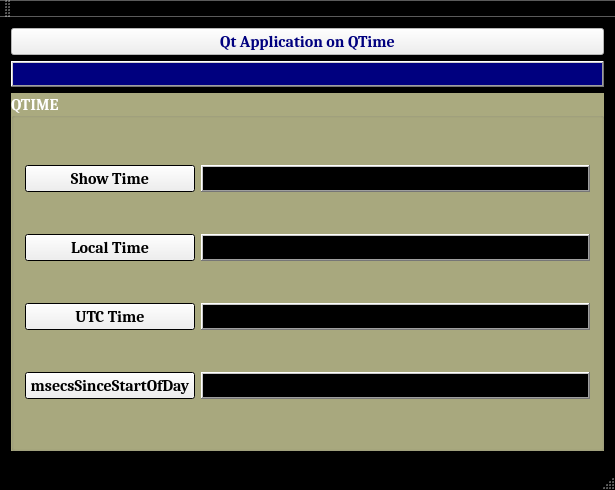
<?xml version="1.0" encoding="UTF-8"?>
<ui version="4.0">
 <class>MainWindow</class>
 <widget class="QMainWindow" name="MainWindow">
  <property name="geometry">
   <rect>
    <x>0</x>
    <y>0</y>
    <width>615</width>
    <height>490</height>
   </rect>
  </property>
  <property name="palette">
   <palette>
    <active>
     <colorrole role="WindowText">
      <brush brushstyle="SolidPattern">
       <color alpha="255">
        <red>255</red>
        <green>255</green>
        <blue>255</blue>
       </color>
      </brush>
     </colorrole>
     <colorrole role="Base">
      <brush brushstyle="SolidPattern">
       <color alpha="255">
        <red>255</red>
        <green>255</green>
        <blue>255</blue>
       </color>
      </brush>
     </colorrole>
     <colorrole role="Window">
      <brush brushstyle="SolidPattern">
       <color alpha="255">
        <red>0</red>
        <green>0</green>
        <blue>0</blue>
       </color>
      </brush>
     </colorrole>
    </active>
    <inactive>
     <colorrole role="WindowText">
      <brush brushstyle="SolidPattern">
       <color alpha="255">
        <red>255</red>
        <green>255</green>
        <blue>255</blue>
       </color>
      </brush>
     </colorrole>
     <colorrole role="Base">
      <brush brushstyle="SolidPattern">
       <color alpha="255">
        <red>255</red>
        <green>255</green>
        <blue>255</blue>
       </color>
      </brush>
     </colorrole>
     <colorrole role="Window">
      <brush brushstyle="SolidPattern">
       <color alpha="255">
        <red>0</red>
        <green>0</green>
        <blue>0</blue>
       </color>
      </brush>
     </colorrole>
    </inactive>
    <disabled>
     <colorrole role="WindowText">
      <brush brushstyle="SolidPattern">
       <color alpha="255">
        <red>120</red>
        <green>120</green>
        <blue>120</blue>
       </color>
      </brush>
     </colorrole>
     <colorrole role="Base">
      <brush brushstyle="SolidPattern">
       <color alpha="255">
        <red>0</red>
        <green>0</green>
        <blue>0</blue>
       </color>
      </brush>
     </colorrole>
     <colorrole role="Window">
      <brush brushstyle="SolidPattern">
       <color alpha="255">
        <red>0</red>
        <green>0</green>
        <blue>0</blue>
       </color>
      </brush>
     </colorrole>
    </disabled>
   </palette>
  </property>
  <property name="font">
   <font>
    <family>Cambria</family>
    <pointsize>14</pointsize>
    <weight>75</weight>
    <italic>false</italic>
    <bold>true</bold>
   </font>
  </property>
  <property name="windowTitle">
   <string>MainWindow</string>
  </property>
  <property name="autoFillBackground">
   <bool>true</bool>
  </property>
  <widget class="QWidget" name="centralWidget">
   <layout class="QGridLayout" name="gridLayout_3">
    <item row="0" column="0">
     <widget class="QPushButton" name="pushButton_7">
      <property name="palette">
       <palette>
        <active>
         <colorrole role="ButtonText">
          <brush brushstyle="SolidPattern">
           <color alpha="255">
            <red>0</red>
            <green>0</green>
            <blue>127</blue>
           </color>
          </brush>
         </colorrole>
         <colorrole role="Base">
          <brush brushstyle="SolidPattern">
           <color alpha="255">
            <red>255</red>
            <green>255</green>
            <blue>255</blue>
           </color>
          </brush>
         </colorrole>
         <colorrole role="Window">
          <brush brushstyle="SolidPattern">
           <color alpha="255">
            <red>255</red>
            <green>255</green>
            <blue>255</blue>
           </color>
          </brush>
         </colorrole>
         <colorrole role="Shadow">
          <brush brushstyle="SolidPattern">
           <color alpha="255">
            <red>255</red>
            <green>255</green>
            <blue>255</blue>
           </color>
          </brush>
         </colorrole>
        </active>
        <inactive>
         <colorrole role="ButtonText">
          <brush brushstyle="SolidPattern">
           <color alpha="255">
            <red>0</red>
            <green>0</green>
            <blue>127</blue>
           </color>
          </brush>
         </colorrole>
         <colorrole role="Base">
          <brush brushstyle="SolidPattern">
           <color alpha="255">
            <red>255</red>
            <green>255</green>
            <blue>255</blue>
           </color>
          </brush>
         </colorrole>
         <colorrole role="Window">
          <brush brushstyle="SolidPattern">
           <color alpha="255">
            <red>255</red>
            <green>255</green>
            <blue>255</blue>
           </color>
          </brush>
         </colorrole>
         <colorrole role="Shadow">
          <brush brushstyle="SolidPattern">
           <color alpha="255">
            <red>255</red>
            <green>255</green>
            <blue>255</blue>
           </color>
          </brush>
         </colorrole>
        </inactive>
        <disabled>
         <colorrole role="ButtonText">
          <brush brushstyle="SolidPattern">
           <color alpha="255">
            <red>120</red>
            <green>120</green>
            <blue>120</blue>
           </color>
          </brush>
         </colorrole>
         <colorrole role="Base">
          <brush brushstyle="SolidPattern">
           <color alpha="255">
            <red>255</red>
            <green>255</green>
            <blue>255</blue>
           </color>
          </brush>
         </colorrole>
         <colorrole role="Window">
          <brush brushstyle="SolidPattern">
           <color alpha="255">
            <red>255</red>
            <green>255</green>
            <blue>255</blue>
           </color>
          </brush>
         </colorrole>
         <colorrole role="Shadow">
          <brush brushstyle="SolidPattern">
           <color alpha="255">
            <red>255</red>
            <green>255</green>
            <blue>255</blue>
           </color>
          </brush>
         </colorrole>
        </disabled>
       </palette>
      </property>
      <property name="font">
       <font>
        <family>Cambria</family>
        <pointsize>12</pointsize>
       </font>
      </property>
      <property name="acceptDrops">
       <bool>true</bool>
      </property>
      <property name="text">
       <string>Qt Application on QTime</string>
      </property>
     </widget>
    </item>
    <item row="1" column="0">
     <widget class="QLabel" name="ctimelabel">
      <property name="sizePolicy">
       <sizepolicy hsizetype="Preferred" vsizetype="Fixed">
        <horstretch>0</horstretch>
        <verstretch>0</verstretch>
       </sizepolicy>
      </property>
      <property name="palette">
       <palette>
        <active>
         <colorrole role="WindowText">
          <brush brushstyle="SolidPattern">
           <color alpha="255">
            <red>255</red>
            <green>255</green>
            <blue>255</blue>
           </color>
          </brush>
         </colorrole>
         <colorrole role="Base">
          <brush brushstyle="SolidPattern">
           <color alpha="255">
            <red>255</red>
            <green>255</green>
            <blue>255</blue>
           </color>
          </brush>
         </colorrole>
         <colorrole role="Window">
          <brush brushstyle="SolidPattern">
           <color alpha="255">
            <red>0</red>
            <green>0</green>
            <blue>127</blue>
           </color>
          </brush>
         </colorrole>
        </active>
        <inactive>
         <colorrole role="WindowText">
          <brush brushstyle="SolidPattern">
           <color alpha="255">
            <red>255</red>
            <green>255</green>
            <blue>255</blue>
           </color>
          </brush>
         </colorrole>
         <colorrole role="Base">
          <brush brushstyle="SolidPattern">
           <color alpha="255">
            <red>255</red>
            <green>255</green>
            <blue>255</blue>
           </color>
          </brush>
         </colorrole>
         <colorrole role="Window">
          <brush brushstyle="SolidPattern">
           <color alpha="255">
            <red>0</red>
            <green>0</green>
            <blue>127</blue>
           </color>
          </brush>
         </colorrole>
        </inactive>
        <disabled>
         <colorrole role="WindowText">
          <brush brushstyle="SolidPattern">
           <color alpha="255">
            <red>120</red>
            <green>120</green>
            <blue>120</blue>
           </color>
          </brush>
         </colorrole>
         <colorrole role="Base">
          <brush brushstyle="SolidPattern">
           <color alpha="255">
            <red>0</red>
            <green>0</green>
            <blue>127</blue>
           </color>
          </brush>
         </colorrole>
         <colorrole role="Window">
          <brush brushstyle="SolidPattern">
           <color alpha="255">
            <red>0</red>
            <green>0</green>
            <blue>127</blue>
           </color>
          </brush>
         </colorrole>
        </disabled>
       </palette>
      </property>
      <property name="font">
       <font>
        <family>Tahoma</family>
        <pointsize>14</pointsize>
       </font>
      </property>
      <property name="autoFillBackground">
       <bool>true</bool>
      </property>
      <property name="frameShape">
       <enum>QFrame::WinPanel</enum>
      </property>
      <property name="frameShadow">
       <enum>QFrame::Raised</enum>
      </property>
      <property name="text">
       <string/>
      </property>
      <property name="alignment">
       <set>Qt::AlignCenter</set>
      </property>
     </widget>
    </item>
    <item row="2" column="0">
     <widget class="QGroupBox" name="groupBox">
      <property name="palette">
       <palette>
        <active>
         <colorrole role="WindowText">
          <brush brushstyle="SolidPattern">
           <color alpha="255">
            <red>255</red>
            <green>255</green>
            <blue>255</blue>
           </color>
          </brush>
         </colorrole>
         <colorrole role="Base">
          <brush brushstyle="SolidPattern">
           <color alpha="255">
            <red>255</red>
            <green>255</green>
            <blue>255</blue>
           </color>
          </brush>
         </colorrole>
         <colorrole role="Window">
          <brush brushstyle="SolidPattern">
           <color alpha="255">
            <red>170</red>
            <green>170</green>
            <blue>127</blue>
           </color>
          </brush>
         </colorrole>
        </active>
        <inactive>
         <colorrole role="WindowText">
          <brush brushstyle="SolidPattern">
           <color alpha="255">
            <red>255</red>
            <green>255</green>
            <blue>255</blue>
           </color>
          </brush>
         </colorrole>
         <colorrole role="Base">
          <brush brushstyle="SolidPattern">
           <color alpha="255">
            <red>255</red>
            <green>255</green>
            <blue>255</blue>
           </color>
          </brush>
         </colorrole>
         <colorrole role="Window">
          <brush brushstyle="SolidPattern">
           <color alpha="255">
            <red>170</red>
            <green>170</green>
            <blue>127</blue>
           </color>
          </brush>
         </colorrole>
        </inactive>
        <disabled>
         <colorrole role="WindowText">
          <brush brushstyle="SolidPattern">
           <color alpha="255">
            <red>120</red>
            <green>120</green>
            <blue>120</blue>
           </color>
          </brush>
         </colorrole>
         <colorrole role="Base">
          <brush brushstyle="SolidPattern">
           <color alpha="255">
            <red>170</red>
            <green>170</green>
            <blue>127</blue>
           </color>
          </brush>
         </colorrole>
         <colorrole role="Window">
          <brush brushstyle="SolidPattern">
           <color alpha="255">
            <red>170</red>
            <green>170</green>
            <blue>127</blue>
           </color>
          </brush>
         </colorrole>
        </disabled>
       </palette>
      </property>
      <property name="font">
       <font>
        <family>Cambria</family>
        <pointsize>12</pointsize>
       </font>
      </property>
      <property name="autoFillBackground">
       <bool>true</bool>
      </property>
      <property name="title">
       <string>QTIME</string>
      </property>
      <property name="alignment">
       <set>Qt::AlignLeading|Qt::AlignLeft|Qt::AlignVCenter</set>
      </property>
      <layout class="QGridLayout" name="gridLayout">
       <item row="0" column="0">
        <widget class="QPushButton" name="timerStart">
         <property name="sizePolicy">
          <sizepolicy hsizetype="Fixed" vsizetype="Fixed">
           <horstretch>0</horstretch>
           <verstretch>0</verstretch>
          </sizepolicy>
         </property>
         <property name="maximumSize">
          <size>
           <width>170</width>
           <height>16777215</height>
          </size>
         </property>
         <property name="palette">
          <palette>
           <active>
            <colorrole role="Base">
             <brush brushstyle="SolidPattern">
              <color alpha="255">
               <red>0</red>
               <green>0</green>
               <blue>0</blue>
              </color>
             </brush>
            </colorrole>
            <colorrole role="Window">
             <brush brushstyle="SolidPattern">
              <color alpha="255">
               <red>0</red>
               <green>0</green>
               <blue>0</blue>
              </color>
             </brush>
            </colorrole>
           </active>
           <inactive>
            <colorrole role="Base">
             <brush brushstyle="SolidPattern">
              <color alpha="255">
               <red>0</red>
               <green>0</green>
               <blue>0</blue>
              </color>
             </brush>
            </colorrole>
            <colorrole role="Window">
             <brush brushstyle="SolidPattern">
              <color alpha="255">
               <red>0</red>
               <green>0</green>
               <blue>0</blue>
              </color>
             </brush>
            </colorrole>
           </inactive>
           <disabled>
            <colorrole role="Base">
             <brush brushstyle="SolidPattern">
              <color alpha="255">
               <red>0</red>
               <green>0</green>
               <blue>0</blue>
              </color>
             </brush>
            </colorrole>
            <colorrole role="Window">
             <brush brushstyle="SolidPattern">
              <color alpha="255">
               <red>0</red>
               <green>0</green>
               <blue>0</blue>
              </color>
             </brush>
            </colorrole>
           </disabled>
          </palette>
         </property>
         <property name="autoFillBackground">
          <bool>false</bool>
         </property>
         <property name="text">
          <string>Show Time</string>
         </property>
         <property name="checkable">
          <bool>false</bool>
         </property>
         <property name="autoDefault">
          <bool>false</bool>
         </property>
         <property name="default">
          <bool>false</bool>
         </property>
         <property name="flat">
          <bool>false</bool>
         </property>
        </widget>
       </item>
       <item row="0" column="1">
        <widget class="QLabel" name="time_label">
         <property name="palette">
          <palette>
           <active>
            <colorrole role="WindowText">
             <brush brushstyle="SolidPattern">
              <color alpha="255">
               <red>255</red>
               <green>255</green>
               <blue>255</blue>
              </color>
             </brush>
            </colorrole>
            <colorrole role="Base">
             <brush brushstyle="SolidPattern">
              <color alpha="255">
               <red>255</red>
               <green>255</green>
               <blue>255</blue>
              </color>
             </brush>
            </colorrole>
            <colorrole role="Window">
             <brush brushstyle="SolidPattern">
              <color alpha="255">
               <red>0</red>
               <green>0</green>
               <blue>0</blue>
              </color>
             </brush>
            </colorrole>
           </active>
           <inactive>
            <colorrole role="WindowText">
             <brush brushstyle="SolidPattern">
              <color alpha="255">
               <red>255</red>
               <green>255</green>
               <blue>255</blue>
              </color>
             </brush>
            </colorrole>
            <colorrole role="Base">
             <brush brushstyle="SolidPattern">
              <color alpha="255">
               <red>255</red>
               <green>255</green>
               <blue>255</blue>
              </color>
             </brush>
            </colorrole>
            <colorrole role="Window">
             <brush brushstyle="SolidPattern">
              <color alpha="255">
               <red>0</red>
               <green>0</green>
               <blue>0</blue>
              </color>
             </brush>
            </colorrole>
           </inactive>
           <disabled>
            <colorrole role="WindowText">
             <brush brushstyle="SolidPattern">
              <color alpha="255">
               <red>120</red>
               <green>120</green>
               <blue>120</blue>
              </color>
             </brush>
            </colorrole>
            <colorrole role="Base">
             <brush brushstyle="SolidPattern">
              <color alpha="255">
               <red>0</red>
               <green>0</green>
               <blue>0</blue>
              </color>
             </brush>
            </colorrole>
            <colorrole role="Window">
             <brush brushstyle="SolidPattern">
              <color alpha="255">
               <red>0</red>
               <green>0</green>
               <blue>0</blue>
              </color>
             </brush>
            </colorrole>
           </disabled>
          </palette>
         </property>
         <property name="font">
          <font>
           <family>Tahoma</family>
           <pointsize>14</pointsize>
          </font>
         </property>
         <property name="autoFillBackground">
          <bool>true</bool>
         </property>
         <property name="frameShape">
          <enum>QFrame::WinPanel</enum>
         </property>
         <property name="frameShadow">
          <enum>QFrame::Raised</enum>
         </property>
         <property name="text">
          <string/>
         </property>
         <property name="alignment">
          <set>Qt::AlignCenter</set>
         </property>
        </widget>
       </item>
       <item row="1" column="0">
        <widget class="QPushButton" name="localTime">
         <property name="sizePolicy">
          <sizepolicy hsizetype="Fixed" vsizetype="Fixed">
           <horstretch>0</horstretch>
           <verstretch>0</verstretch>
          </sizepolicy>
         </property>
         <property name="maximumSize">
          <size>
           <width>170</width>
           <height>16777215</height>
          </size>
         </property>
         <property name="palette">
          <palette>
           <active>
            <colorrole role="Base">
             <brush brushstyle="SolidPattern">
              <color alpha="255">
               <red>0</red>
               <green>0</green>
               <blue>0</blue>
              </color>
             </brush>
            </colorrole>
            <colorrole role="Window">
             <brush brushstyle="SolidPattern">
              <color alpha="255">
               <red>0</red>
               <green>0</green>
               <blue>0</blue>
              </color>
             </brush>
            </colorrole>
           </active>
           <inactive>
            <colorrole role="Base">
             <brush brushstyle="SolidPattern">
              <color alpha="255">
               <red>0</red>
               <green>0</green>
               <blue>0</blue>
              </color>
             </brush>
            </colorrole>
            <colorrole role="Window">
             <brush brushstyle="SolidPattern">
              <color alpha="255">
               <red>0</red>
               <green>0</green>
               <blue>0</blue>
              </color>
             </brush>
            </colorrole>
           </inactive>
           <disabled>
            <colorrole role="Base">
             <brush brushstyle="SolidPattern">
              <color alpha="255">
               <red>0</red>
               <green>0</green>
               <blue>0</blue>
              </color>
             </brush>
            </colorrole>
            <colorrole role="Window">
             <brush brushstyle="SolidPattern">
              <color alpha="255">
               <red>0</red>
               <green>0</green>
               <blue>0</blue>
              </color>
             </brush>
            </colorrole>
           </disabled>
          </palette>
         </property>
         <property name="autoFillBackground">
          <bool>false</bool>
         </property>
         <property name="text">
          <string>Local Time</string>
         </property>
         <property name="checkable">
          <bool>false</bool>
         </property>
         <property name="autoDefault">
          <bool>false</bool>
         </property>
         <property name="default">
          <bool>false</bool>
         </property>
         <property name="flat">
          <bool>false</bool>
         </property>
        </widget>
       </item>
       <item row="1" column="1">
        <widget class="QLabel" name="localTimelabel">
         <property name="palette">
          <palette>
           <active>
            <colorrole role="WindowText">
             <brush brushstyle="SolidPattern">
              <color alpha="255">
               <red>255</red>
               <green>255</green>
               <blue>255</blue>
              </color>
             </brush>
            </colorrole>
            <colorrole role="Base">
             <brush brushstyle="SolidPattern">
              <color alpha="255">
               <red>255</red>
               <green>255</green>
               <blue>255</blue>
              </color>
             </brush>
            </colorrole>
            <colorrole role="Window">
             <brush brushstyle="SolidPattern">
              <color alpha="255">
               <red>0</red>
               <green>0</green>
               <blue>0</blue>
              </color>
             </brush>
            </colorrole>
           </active>
           <inactive>
            <colorrole role="WindowText">
             <brush brushstyle="SolidPattern">
              <color alpha="255">
               <red>255</red>
               <green>255</green>
               <blue>255</blue>
              </color>
             </brush>
            </colorrole>
            <colorrole role="Base">
             <brush brushstyle="SolidPattern">
              <color alpha="255">
               <red>255</red>
               <green>255</green>
               <blue>255</blue>
              </color>
             </brush>
            </colorrole>
            <colorrole role="Window">
             <brush brushstyle="SolidPattern">
              <color alpha="255">
               <red>0</red>
               <green>0</green>
               <blue>0</blue>
              </color>
             </brush>
            </colorrole>
           </inactive>
           <disabled>
            <colorrole role="WindowText">
             <brush brushstyle="SolidPattern">
              <color alpha="255">
               <red>120</red>
               <green>120</green>
               <blue>120</blue>
              </color>
             </brush>
            </colorrole>
            <colorrole role="Base">
             <brush brushstyle="SolidPattern">
              <color alpha="255">
               <red>0</red>
               <green>0</green>
               <blue>0</blue>
              </color>
             </brush>
            </colorrole>
            <colorrole role="Window">
             <brush brushstyle="SolidPattern">
              <color alpha="255">
               <red>0</red>
               <green>0</green>
               <blue>0</blue>
              </color>
             </brush>
            </colorrole>
           </disabled>
          </palette>
         </property>
         <property name="font">
          <font>
           <family>Tahoma</family>
           <pointsize>14</pointsize>
          </font>
         </property>
         <property name="autoFillBackground">
          <bool>true</bool>
         </property>
         <property name="frameShape">
          <enum>QFrame::WinPanel</enum>
         </property>
         <property name="frameShadow">
          <enum>QFrame::Raised</enum>
         </property>
         <property name="text">
          <string/>
         </property>
         <property name="alignment">
          <set>Qt::AlignCenter</set>
         </property>
        </widget>
       </item>
       <item row="2" column="0">
        <widget class="QPushButton" name="pushButton_3">
         <property name="sizePolicy">
          <sizepolicy hsizetype="Fixed" vsizetype="Fixed">
           <horstretch>0</horstretch>
           <verstretch>0</verstretch>
          </sizepolicy>
         </property>
         <property name="maximumSize">
          <size>
           <width>170</width>
           <height>16777215</height>
          </size>
         </property>
         <property name="palette">
          <palette>
           <active>
            <colorrole role="Base">
             <brush brushstyle="SolidPattern">
              <color alpha="255">
               <red>0</red>
               <green>0</green>
               <blue>0</blue>
              </color>
             </brush>
            </colorrole>
            <colorrole role="Window">
             <brush brushstyle="SolidPattern">
              <color alpha="255">
               <red>0</red>
               <green>0</green>
               <blue>0</blue>
              </color>
             </brush>
            </colorrole>
           </active>
           <inactive>
            <colorrole role="Base">
             <brush brushstyle="SolidPattern">
              <color alpha="255">
               <red>0</red>
               <green>0</green>
               <blue>0</blue>
              </color>
             </brush>
            </colorrole>
            <colorrole role="Window">
             <brush brushstyle="SolidPattern">
              <color alpha="255">
               <red>0</red>
               <green>0</green>
               <blue>0</blue>
              </color>
             </brush>
            </colorrole>
           </inactive>
           <disabled>
            <colorrole role="Base">
             <brush brushstyle="SolidPattern">
              <color alpha="255">
               <red>0</red>
               <green>0</green>
               <blue>0</blue>
              </color>
             </brush>
            </colorrole>
            <colorrole role="Window">
             <brush brushstyle="SolidPattern">
              <color alpha="255">
               <red>0</red>
               <green>0</green>
               <blue>0</blue>
              </color>
             </brush>
            </colorrole>
           </disabled>
          </palette>
         </property>
         <property name="autoFillBackground">
          <bool>false</bool>
         </property>
         <property name="text">
          <string>UTC Time</string>
         </property>
         <property name="checkable">
          <bool>false</bool>
         </property>
         <property name="autoDefault">
          <bool>false</bool>
         </property>
         <property name="default">
          <bool>false</bool>
         </property>
         <property name="flat">
          <bool>false</bool>
         </property>
        </widget>
       </item>
       <item row="2" column="1">
        <widget class="QLabel" name="utcTimelabel">
         <property name="palette">
          <palette>
           <active>
            <colorrole role="WindowText">
             <brush brushstyle="SolidPattern">
              <color alpha="255">
               <red>255</red>
               <green>255</green>
               <blue>255</blue>
              </color>
             </brush>
            </colorrole>
            <colorrole role="Base">
             <brush brushstyle="SolidPattern">
              <color alpha="255">
               <red>255</red>
               <green>255</green>
               <blue>255</blue>
              </color>
             </brush>
            </colorrole>
            <colorrole role="Window">
             <brush brushstyle="SolidPattern">
              <color alpha="255">
               <red>0</red>
               <green>0</green>
               <blue>0</blue>
              </color>
             </brush>
            </colorrole>
           </active>
           <inactive>
            <colorrole role="WindowText">
             <brush brushstyle="SolidPattern">
              <color alpha="255">
               <red>255</red>
               <green>255</green>
               <blue>255</blue>
              </color>
             </brush>
            </colorrole>
            <colorrole role="Base">
             <brush brushstyle="SolidPattern">
              <color alpha="255">
               <red>255</red>
               <green>255</green>
               <blue>255</blue>
              </color>
             </brush>
            </colorrole>
            <colorrole role="Window">
             <brush brushstyle="SolidPattern">
              <color alpha="255">
               <red>0</red>
               <green>0</green>
               <blue>0</blue>
              </color>
             </brush>
            </colorrole>
           </inactive>
           <disabled>
            <colorrole role="WindowText">
             <brush brushstyle="SolidPattern">
              <color alpha="255">
               <red>120</red>
               <green>120</green>
               <blue>120</blue>
              </color>
             </brush>
            </colorrole>
            <colorrole role="Base">
             <brush brushstyle="SolidPattern">
              <color alpha="255">
               <red>0</red>
               <green>0</green>
               <blue>0</blue>
              </color>
             </brush>
            </colorrole>
            <colorrole role="Window">
             <brush brushstyle="SolidPattern">
              <color alpha="255">
               <red>0</red>
               <green>0</green>
               <blue>0</blue>
              </color>
             </brush>
            </colorrole>
           </disabled>
          </palette>
         </property>
         <property name="font">
          <font>
           <family>Tahoma</family>
           <pointsize>14</pointsize>
          </font>
         </property>
         <property name="autoFillBackground">
          <bool>true</bool>
         </property>
         <property name="frameShape">
          <enum>QFrame::WinPanel</enum>
         </property>
         <property name="frameShadow">
          <enum>QFrame::Raised</enum>
         </property>
         <property name="text">
          <string/>
         </property>
         <property name="alignment">
          <set>Qt::AlignCenter</set>
         </property>
        </widget>
       </item>
       <item row="3" column="0">
        <widget class="QPushButton" name="mSec">
         <property name="sizePolicy">
          <sizepolicy hsizetype="Fixed" vsizetype="Fixed">
           <horstretch>0</horstretch>
           <verstretch>0</verstretch>
          </sizepolicy>
         </property>
         <property name="maximumSize">
          <size>
           <width>170</width>
           <height>16777215</height>
          </size>
         </property>
         <property name="palette">
          <palette>
           <active>
            <colorrole role="Base">
             <brush brushstyle="SolidPattern">
              <color alpha="255">
               <red>0</red>
               <green>0</green>
               <blue>0</blue>
              </color>
             </brush>
            </colorrole>
            <colorrole role="Window">
             <brush brushstyle="SolidPattern">
              <color alpha="255">
               <red>0</red>
               <green>0</green>
               <blue>0</blue>
              </color>
             </brush>
            </colorrole>
           </active>
           <inactive>
            <colorrole role="Base">
             <brush brushstyle="SolidPattern">
              <color alpha="255">
               <red>0</red>
               <green>0</green>
               <blue>0</blue>
              </color>
             </brush>
            </colorrole>
            <colorrole role="Window">
             <brush brushstyle="SolidPattern">
              <color alpha="255">
               <red>0</red>
               <green>0</green>
               <blue>0</blue>
              </color>
             </brush>
            </colorrole>
           </inactive>
           <disabled>
            <colorrole role="Base">
             <brush brushstyle="SolidPattern">
              <color alpha="255">
               <red>0</red>
               <green>0</green>
               <blue>0</blue>
              </color>
             </brush>
            </colorrole>
            <colorrole role="Window">
             <brush brushstyle="SolidPattern">
              <color alpha="255">
               <red>0</red>
               <green>0</green>
               <blue>0</blue>
              </color>
             </brush>
            </colorrole>
           </disabled>
          </palette>
         </property>
         <property name="autoFillBackground">
          <bool>false</bool>
         </property>
         <property name="text">
          <string>msecsSinceStartOfDay</string>
         </property>
         <property name="checkable">
          <bool>false</bool>
         </property>
         <property name="autoDefault">
          <bool>false</bool>
         </property>
         <property name="default">
          <bool>false</bool>
         </property>
         <property name="flat">
          <bool>false</bool>
         </property>
        </widget>
       </item>
       <item row="3" column="1">
        <widget class="QLabel" name="msecsSinceStartOfDaylabel">
         <property name="palette">
          <palette>
           <active>
            <colorrole role="WindowText">
             <brush brushstyle="SolidPattern">
              <color alpha="255">
               <red>255</red>
               <green>255</green>
               <blue>255</blue>
              </color>
             </brush>
            </colorrole>
            <colorrole role="Base">
             <brush brushstyle="SolidPattern">
              <color alpha="255">
               <red>255</red>
               <green>255</green>
               <blue>255</blue>
              </color>
             </brush>
            </colorrole>
            <colorrole role="Window">
             <brush brushstyle="SolidPattern">
              <color alpha="255">
               <red>0</red>
               <green>0</green>
               <blue>0</blue>
              </color>
             </brush>
            </colorrole>
           </active>
           <inactive>
            <colorrole role="WindowText">
             <brush brushstyle="SolidPattern">
              <color alpha="255">
               <red>255</red>
               <green>255</green>
               <blue>255</blue>
              </color>
             </brush>
            </colorrole>
            <colorrole role="Base">
             <brush brushstyle="SolidPattern">
              <color alpha="255">
               <red>255</red>
               <green>255</green>
               <blue>255</blue>
              </color>
             </brush>
            </colorrole>
            <colorrole role="Window">
             <brush brushstyle="SolidPattern">
              <color alpha="255">
               <red>0</red>
               <green>0</green>
               <blue>0</blue>
              </color>
             </brush>
            </colorrole>
           </inactive>
           <disabled>
            <colorrole role="WindowText">
             <brush brushstyle="SolidPattern">
              <color alpha="255">
               <red>120</red>
               <green>120</green>
               <blue>120</blue>
              </color>
             </brush>
            </colorrole>
            <colorrole role="Base">
             <brush brushstyle="SolidPattern">
              <color alpha="255">
               <red>0</red>
               <green>0</green>
               <blue>0</blue>
              </color>
             </brush>
            </colorrole>
            <colorrole role="Window">
             <brush brushstyle="SolidPattern">
              <color alpha="255">
               <red>0</red>
               <green>0</green>
               <blue>0</blue>
              </color>
             </brush>
            </colorrole>
           </disabled>
          </palette>
         </property>
         <property name="font">
          <font>
           <family>Tahoma</family>
           <pointsize>14</pointsize>
          </font>
         </property>
         <property name="autoFillBackground">
          <bool>true</bool>
         </property>
         <property name="frameShape">
          <enum>QFrame::WinPanel</enum>
         </property>
         <property name="frameShadow">
          <enum>QFrame::Raised</enum>
         </property>
         <property name="text">
          <string/>
         </property>
         <property name="alignment">
          <set>Qt::AlignCenter</set>
         </property>
        </widget>
       </item>
      </layout>
      <zorder>pushButton_3</zorder>
      <zorder>msecsSinceStartOfDaylabel</zorder>
      <zorder>localTimelabel</zorder>
      <zorder>utcTimelabel</zorder>
      <zorder>mSec</zorder>
      <zorder>time_label</zorder>
      <zorder>timerStart</zorder>
      <zorder>localTime</zorder>
     </widget>
    </item>
   </layout>
  </widget>
  <widget class="QMenuBar" name="menuBar">
   <property name="geometry">
    <rect>
     <x>0</x>
     <y>0</y>
     <width>615</width>
     <height>28</height>
    </rect>
   </property>
  </widget>
  <widget class="QToolBar" name="mainToolBar">
   <attribute name="toolBarArea">
    <enum>TopToolBarArea</enum>
   </attribute>
   <attribute name="toolBarBreak">
    <bool>false</bool>
   </attribute>
  </widget>
  <widget class="QStatusBar" name="statusBar"/>
 </widget>
 <layoutdefault spacing="6" margin="11"/>
 <resources/>
 <connections/>
</ui>
